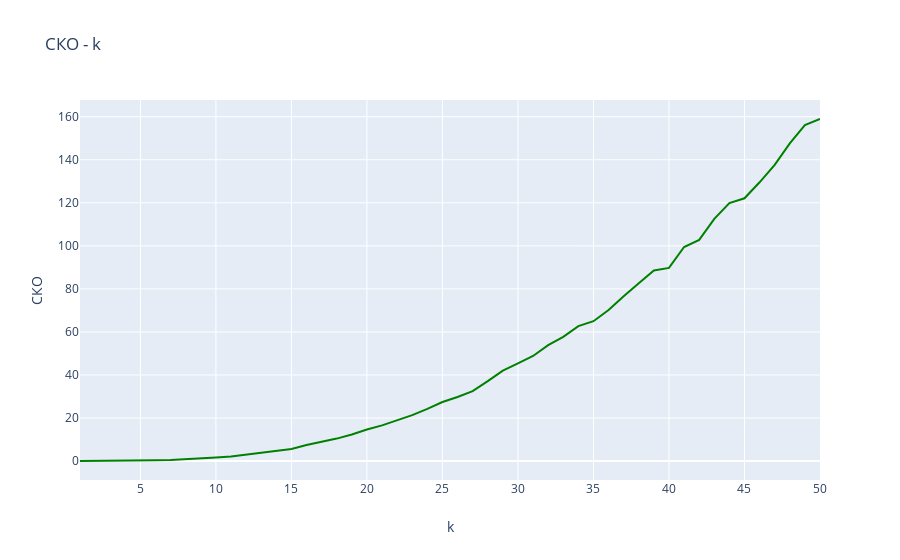

Notebook cell for this chart:
### Code cell
fig = go.Figure()
fig.add_trace(go.Scatter(x=np.arange(1, len(vert)+1), y=vert, name='Оценка параметра экпоненциального распределения',
                         line=dict(color='green', width=2)))
fig.update_layout(title='СКО - k',
                   xaxis_title='k',
                   yaxis_title='СКО')
fig.show()

### Figure 1 — Plotly figure (JSON) as saved in the notebook; plotly's stock layout.template omitted (floating-point values rounded to 4 significant figures)
{"data": [{"line": {"color": "green", "width": 2}, "name": "Оценка параметра экпоненциального распределения", "type": "scatter", "x": [1, 2, 3, 4, 5, 6, 7, 8, 9, 10, 11, 12, 13, 14, 15, 16, 17, 18, 19, 20, 21, 22, 23, 24, 25, 26, 27, 28, 29, 30, 31, 32, 33, 34, 35, 36, 37, 38, 39, 40, 41, 42, 43, 44, 45, 46, 47, 48, 49, 50], "y": [0.03545, 0.04654, 0.072, 0.1253, 0.2157, 0.3838, 0.5017, 0.783, 1.12, 1.625, 2.102, 2.953, 3.736, 4.703, 5.647, 7.455, 8.83, 10.44, 12.37, 14.69, 16.58, 18.94, 21.33, 24.27, 27.46, 29.77, 32.51, 37.15, 42.04, 45.43, 48.82, 53.86, 57.75, 62.71, 64.99, 70.19, 76.62, 82.57, 88.6, 89.75, 99.46, 102.8, 112.5, 119.9, 122.1, 129.5, 137.7, 147.6, 156.2, 158.9]}], "layout": {"title": {"text": "СКО - k"}, "xaxis": {"title": {"text": "k"}}, "yaxis": {"title": {"text": "СКО"}}}}
